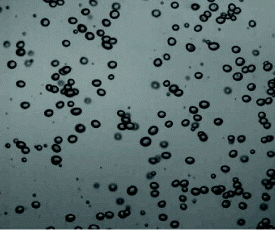
%> input picture scripts/lecture1/bubbles.png, 275 x 230 px
$ octave bubbleanalysis.m   (GNU Octave 9; MATLAB toolbox functions it lacks are replaced by stand-ins)
%> lines starting %> are read from the running program, lines starting %| are printed output that depends on the picture; in (x1, y1, x2, y2) boxes, pixels count from 0 and x2, y2 are one past the last pixel; in counts of white or black regions, pixels touching at a corner belong together; the program's own positions count from 1
I = imread('bubbles.png');
%> I is the input picture: size 230x275x3 uint8; mean R, G, B 90.7, 109.9, 110.5
BW = rgb2gray(I);
E = edge(BW, 'canny');
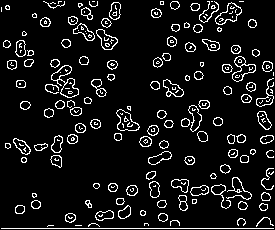
%> E: size 230x275 logical; 8.8% white in thin lines or dots
F = imfill(E, 'holes');
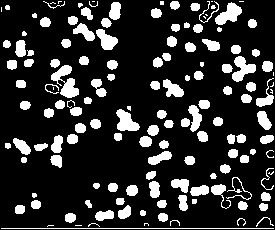
%> F: size 230x275 logical; 18.5% white; 145 white regions (24 under 20 px)
result = regionprops(F);
%> result = 145 regions; largest, box (x1, y1, x2, y2), Area and Centroid: (51, 65, 79, 98) 442 [66.6 82.7], (215, 2, 242, 25) 335 [229.6 14.9], (232, 56, 256, 82) 330 [243.1 69.5], (116, 109, 140, 131) 329 [126.9 122.4], (1, 228, 274, 229) 273 [138 229]

areas = zeros(size(result));
for i = 1:size(result)
    areas(i) = result(i).Area;
end
%> this loop made 145 passes
%> after the loop, areas = 145 values, max 442 at index 28, min 2 at index 109, mean 80.71

figure(1);
subplot(3,2,1); imshow(I); title('Original image');
subplot(3,2,2); imshow(BW); title('BW image');
subplot(3,2,3); imshow(E); title('Edge detection');
subplot(3,2,4); imshow(F); title('Image filling');
subplot(3,2,5:6); hist(areas,30); title('Histogram of bubble area (px)');
%> after `title('Histogram of bubble area (px)')`:
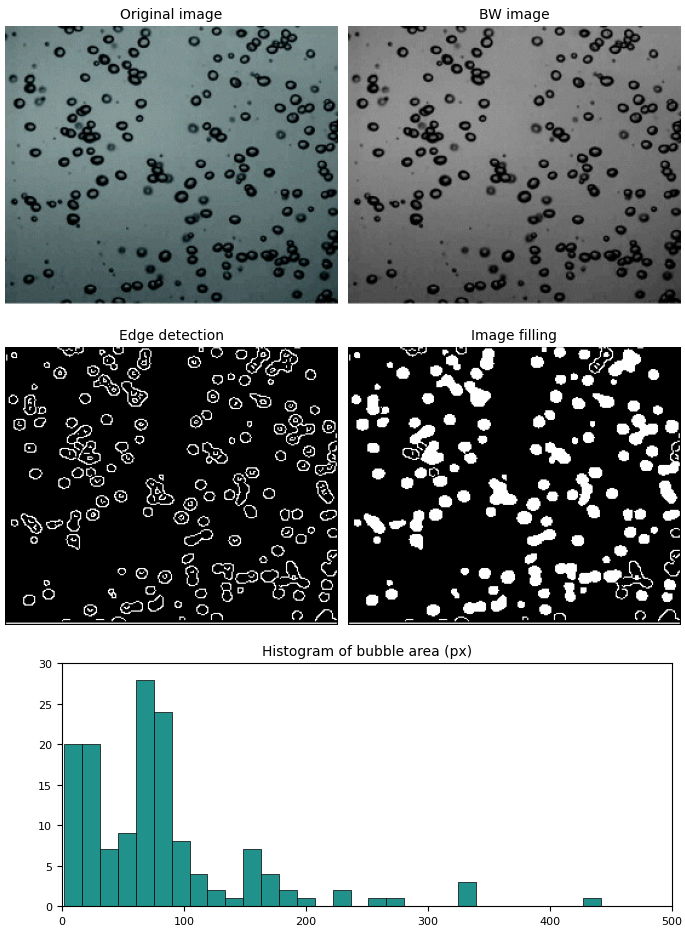
%> figure redrawn from the program's plot data, 5 panels
